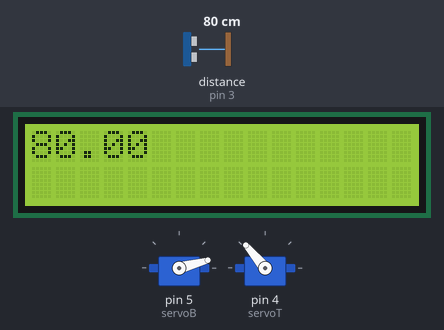
A sketch run on a simulated Arduino Uno, built with avr-gcc and run on an emulated ATmega328P. Parts: 2 × servo, 16×2 character LCD. The test bench sets the inputs (shaded band); at power-on: distance to the obstacle (sensor on pin 3) 80 cm. The echo pulse lasts 58.3 µs per cm; what the sketch prints to the serial monitor is not drawn.

Above: at 11.7 s.
12.5 s: distance to the obstacle (sensor on pin 3) set to 120 cm
At 15.4 s:
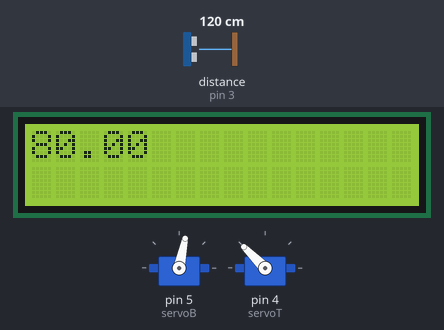
15.5 s: distance to the obstacle (sensor on pin 3) set to 2 cm
At 17.6 s:
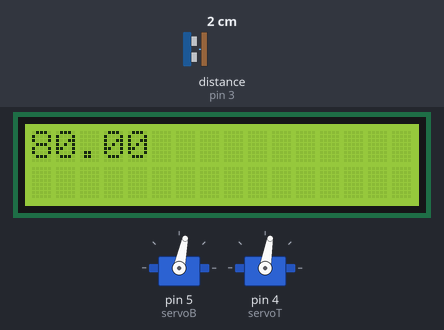
Timing chart, 0 to 23.0 s (numbered marks = the images above; inputs shaded):
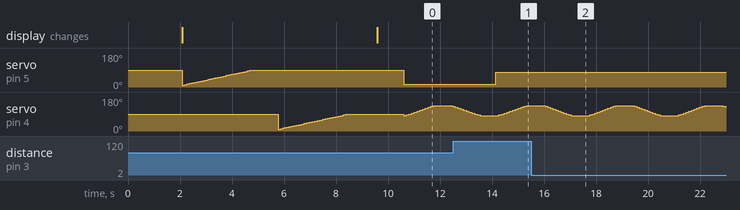

Measured:
- by itself, servo on pin 5 (servoB): ramps from 10° to 88° and jumps back, once every 8.5 s

The sketch:

TIPNo-08.ino
```cpp
#include<UltraDistSensor.h>
#include <Wire.h>
#include <LiquidCrystal_I2C.h>
#include <Servo.h>

Servo servoB;
Servo servoT;

LiquidCrystal_I2C lcd(0x27, 16, 2);
UltraDistSensor ultrasonic;

float reading;
const int red = 7;
const int yellow = 6;
const int green = 8;
const int buzzer = 9;
int pos = 0;

void setup() {
  servoB.attach(5);
  servoT.attach(4);
  lcd.init();
  lcd.backlight();
  Serial.begin(9600);
  lcd.setCursor(0, 0);
  lcd.print(" Welcome! ");
  delay(2000);
  lcd.clear();
  ultrasonic.attach(2, 3);//Trigger pin , Echo pin
  digitalWrite(yellow, HIGH);
  for (pos = 10; pos <= 90; pos += 3) {
    servoB.write(pos);
    delay(100);
  }
  digitalWrite(yellow, LOW);

  delay(1000);
  digitalWrite(green, HIGH);
  for (pos = 10; pos <= 90; pos += 3) {
    servoT.write(pos);
    delay(100);
  }
  digitalWrite(green, LOW);
  delay(1000);
}

void loop() {
  reading = ultrasonic.distanceInCm();
  delay(100);
  Serial.println(reading);
  lcd.clear();
  lcd.setCursor(0, 0);
  lcd.print(reading);
  delay(1000);

  digitalWrite(yellow, HIGH);
  for (pos = 15; pos <= 165; pos += 3) {
    servoB.write(pos);

    digitalWrite(green, HIGH);
    for (pos = 80; pos <= 135; pos += 5) {
      servoT.write(pos);
      delay(100);
      obstacle();
    }
    digitalWrite(green, LOW);
    delay(500);

    digitalWrite(green, HIGH);
    for (pos = 135; pos >= 80; pos -= 5) {
      servoT.write(pos);
      delay(100);
      obstacle();
    }
    digitalWrite(green, LOW);
    delay(500);
  }
  digitalWrite(yellow, LOW);
  delay(1000);

  digitalWrite(yellow, HIGH);
  for (pos = 165; pos >= 15; pos -= 3) {
    servoB.write(pos);

    digitalWrite(green, HIGH);
    for (pos = 80; pos <= 135; pos += 5) {
      servoT.write(pos);
      delay(10);
      obstacle();
    }
    digitalWrite(green, LOW);
    delay(500);

    digitalWrite(green, HIGH);
    for (pos = 135; pos >= 80; pos -= 5) {
      servoT.write(pos);
      delay(10);
      obstacle();
    }
    digitalWrite(green, LOW);
    delay(500);

  }
  digitalWrite(yellow, LOW);
  delay(1000);
}

void obstacle() {
  reading = ultrasonic.distanceInCm();
  if (reading <= 20) {
    digitalWrite(buzzer, HIGH);
    digitalWrite(red, HIGH);
  }
  else {
    digitalWrite(buzzer, LOW);
    digitalWrite(red, LOW);
  }
}
```
